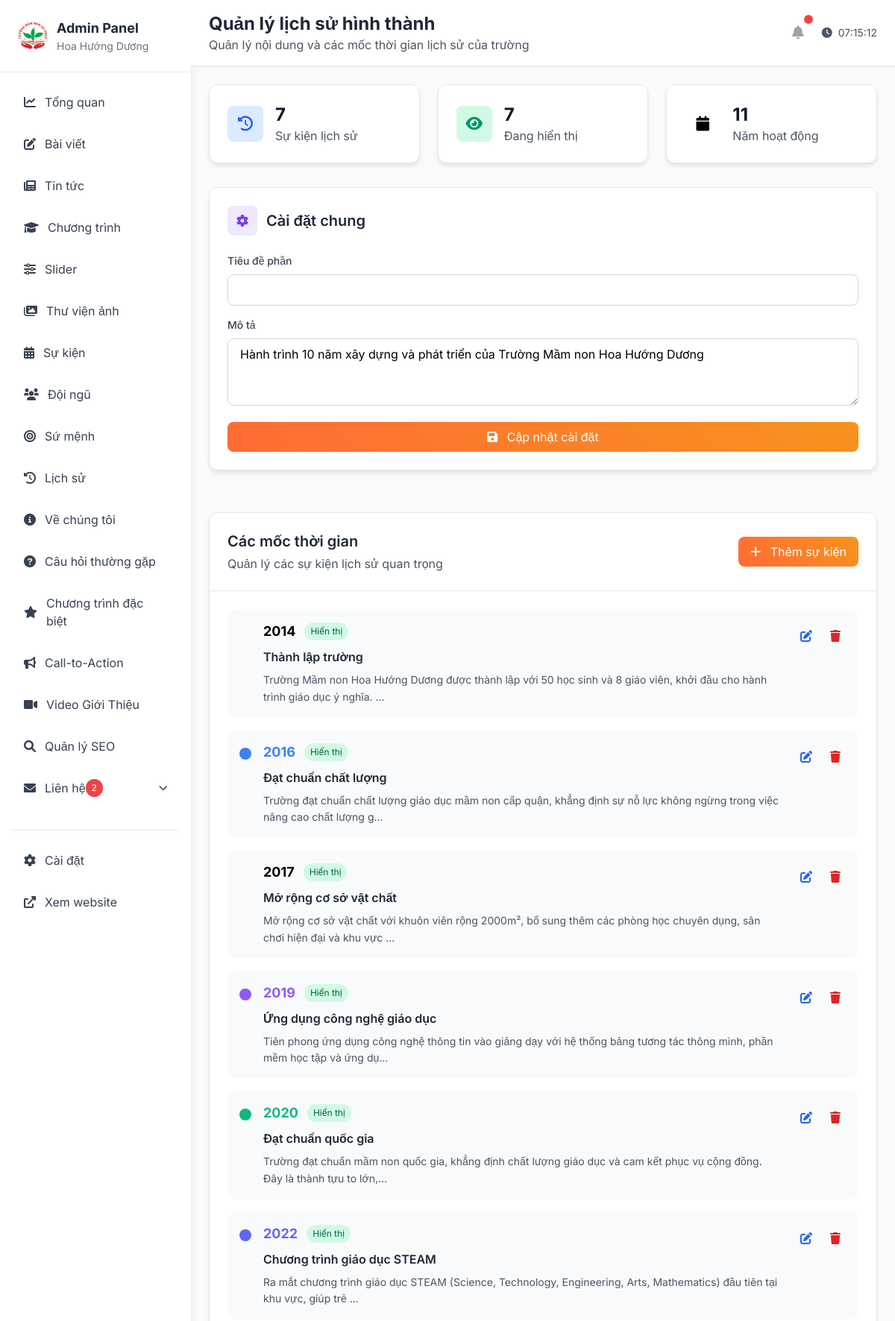
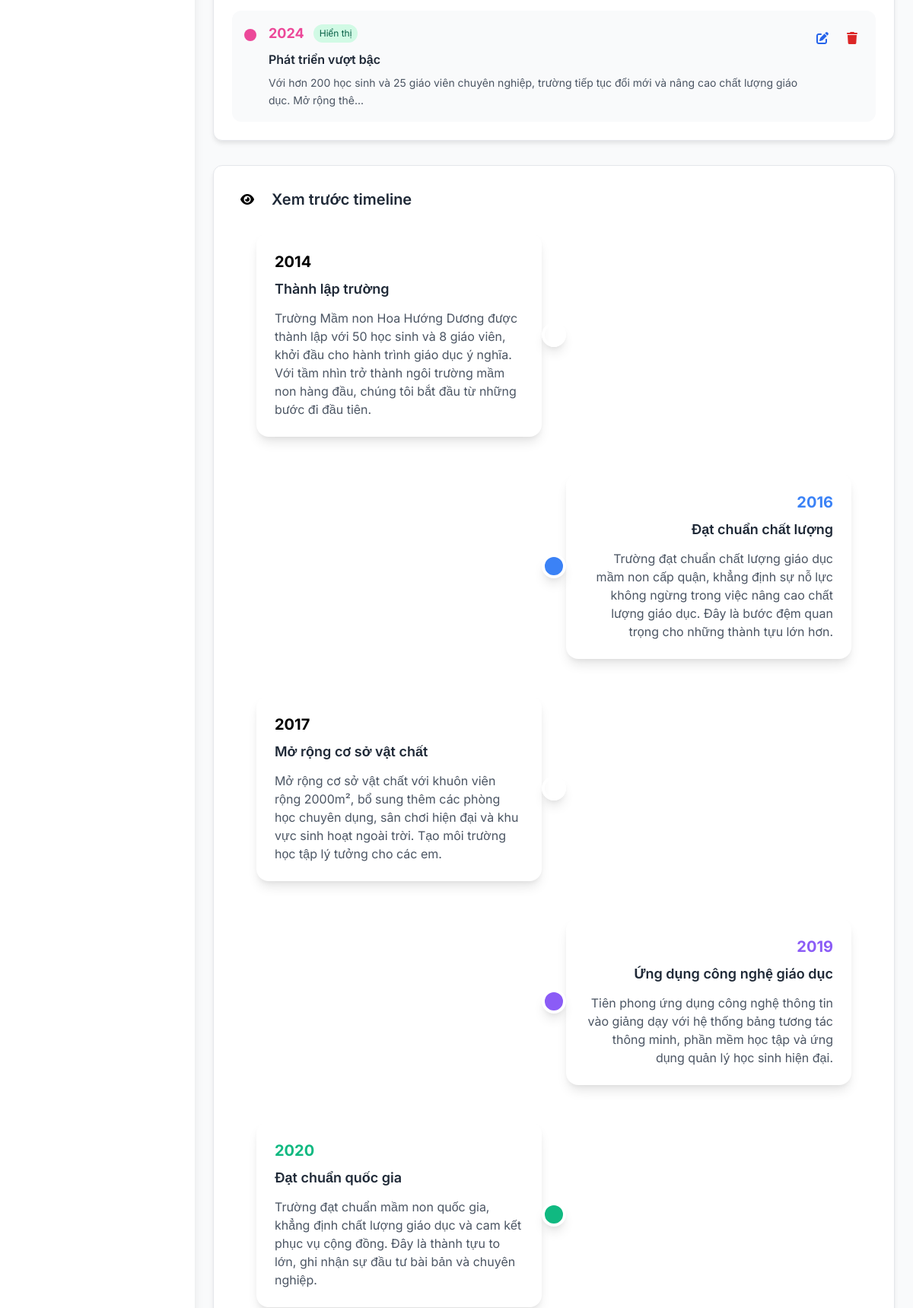
/admin/history (signed in, upper part), run on the app's committed database (2 pictures, top to bottom).
### app.py (models this page shows)
class HistorySection(db.Model):
    id = db.Column(db.Integer, primary_key=True)
    main_title = db.Column(db.String(200), default='Lịch sử hình thành')
    subtitle = db.Column(db.Text, default='Hành trình 10 năm xây dựng và phát triển của Trường Mầm non Hoa Hướng Dương')
    is_active = db.Column(db.Boolean, default=True)
    created_at = db.Column(db.DateTime, default=datetime.utcnow)
    updated_at = db.Column(db.DateTime, default=datetime.utcnow, onupdate=datetime.utcnow)

class HistoryEvent(db.Model):
    id = db.Column(db.Integer, primary_key=True)
    year = db.Column(db.String(10), nullable=False)  # e.g., "2014", "2017"
    title = db.Column(db.String(200), nullable=False)
    description = db.Column(db.Text, nullable=False)
    color = db.Column(db.String(50), default='bg-primary')  # Tailwind color class
    image_path = db.Column(db.String(255))  # Optional image for the event
    order_index = db.Column(db.Integer, default=0)
    is_active = db.Column(db.Boolean, default=True)
    created_at = db.Column(db.DateTime, default=datetime.utcnow)
    updated_at = db.Column(db.DateTime, default=datetime.utcnow, onupdate=datetime.utcnow)

### app.py (the view)
@app.route('/admin/history')
@login_required
def admin_history():
    history_section = HistorySection.query.first()
    history_events = HistoryEvent.query.order_by(HistoryEvent.order_index.asc(), HistoryEvent.year.asc()).all()
    return render_template('admin/history/index.html', history_section=history_section, history_events=history_events)

### app.py (called while the page is built)
@login_manager.user_loader
def load_user(user_id):
    return User.query.get(int(user_id))

@app.context_processor
def inject_unread_contacts():
    try:
        unread_contacts = Contact.query.filter_by(is_read=False).count()
        contact_settings = ContactSettings.query.filter_by(is_active=True).order_by(ContactSettings.order_index.asc()).all()
    except:
        unread_contacts = 0
        contact_settings = []
    return dict(unread_contacts=unread_contacts, global_contact_settings=contact_settings, get_seo_settings=get_seo_settings)

### templates/admin/history/index.html (shortened to what this page needs)
{% extends "admin/base.html" %}
{% block page_title %}Quản lý lịch sử hình thành{% endblock %}
{% block page_description %}Quản lý nội dung và các mốc thời gian lịch sử của trường{% endblock %}
{% block content %}
<div class="max-w-7xl mx-auto">
    <div class="grid grid-cols-1 md:grid-cols-3 gap-6 mb-8">
        <div class="admin-card p-6">
            <div class="flex items-center">
                <div class="w-12 h-12 bg-blue-100 rounded-lg flex items-center justify-center mr-4">
                    <i class="fas fa-history text-blue-600 text-xl"></i>
                </div>
                <div>
                    <h3 class="text-2xl font-bold text-gray-900">{{ history_events|length }}</h3>
                    <p class="text-gray-600">Sự kiện lịch sử</p>
                </div>
            </div>
        </div>
        <div class="admin-card p-6">
            <div class="flex items-center">
                <div class="w-12 h-12 bg-green-100 rounded-lg flex items-center justify-center mr-4">
                    <i class="fas fa-eye text-green-600 text-xl"></i>
                </div>
                <div>
                    <h3 class="text-2xl font-bold text-gray-900">{{ history_events|selectattr('is_active')|list|length }}</h3>
                    <p class="text-gray-600">Đang hiển thị</p>
                </div>
            </div>
        </div>
        <div class="admin-card p-6">
            <div class="flex items-center">
                <div class="w-12 h-12 bg-orange-100 rounded-lg flex items-center justify-center mr-4">
                    <i class="fas fa-calendar text-orange-600 text-xl"></i>
                </div>
                <div>
                    <h3 class="text-2xl font-bold text-gray-900">{{ (history_events|map(attribute='year')|map('int')|max) - (history_events|map(attribute='year')|map('int')|min) + 1 if history_events else 0 }}</h3>
                    <p class="text-gray-600">Năm hoạt động</p>
                </div>
            </div>
        </div>
    </div>
    <div class="grid grid-cols-1 xl:grid-cols-3 gap-8">
        <div class="xl:col-span-1">
            <div class="admin-card p-6 mb-6">
                <div class="flex items-center justify-between mb-6">
                    <div class="flex items-center">
                        <div class="w-10 h-10 bg-purple-100 rounded-lg flex items-center justify-center mr-3">
                            <i class="fas fa-cog text-purple-600"></i>
                        </div>
                        <h2 class="text-xl font-semibold text-gray-800">Cài đặt chung</h2>
                    </div>
                </div>
                <form method="POST" action="{{ url_for('admin_history_section') }}">
                    <div class="space-y-4">
                        <div>
                            <label for="title" class="block text-sm font-medium text-gray-700 mb-2">
                                Tiêu đề phần
                            </label>
                            <input type="text"
                                   id="title"
                                   name="title"
                                   value="{{ history_section.title if history_section else 'Lịch sử hình thành' }}"
                                   class="w-full px-4 py-2 border border-gray-300 rounded-lg focus:ring-2 focus:ring-purple-500 focus:border-purple-500">
                        </div>
                        <div>
                            <label for="subtitle" class="block text-sm font-medium text-gray-700 mb-2">
                                Mô tả
                            </label>
                            <textarea id="subtitle"
                                      name="subtitle"
                                      rows="3"
                                      class="w-full px-4 py-2 border border-gray-300 rounded-lg focus:ring-2 focus:ring-purple-500 focus:border-purple-500">{{ history_section.subtitle if history_section else 'Hành trình 10 năm xây dựng và phát triển của Trường Mầm non Hoa Hướng Dương' }}</textarea>
                        </div>
                        <button type="submit"
                                class="w-full btn-primary px-4 py-2 rounded-lg transition duration-200">
                            <i class="fas fa-save mr-2"></i>
                            Cập nhật cài đặt
                        </button>
                    </div>
                </form>
            </div>
        </div>
        <div class="xl:col-span-2">
            <div class="admin-card">
                <div class="p-6 border-b border-gray-200">
                    <div class="flex items-center justify-between">
                        <div>
                            <h2 class="text-xl font-semibold text-gray-800">Các mốc thời gian</h2>
                            <p class="text-gray-600 mt-1">Quản lý các sự kiện lịch sử quan trọng</p>
                        </div>
                        <a href="{{ url_for('admin_history_event_create') }}"
                           class="btn-primary px-4 py-2 rounded-lg text-white transition duration-200">
                            <i class="fas fa-plus mr-2"></i>
                            Thêm sự kiện
                        </a>
                    </div>
                </div>
                <div class="p-6">
                    {% if history_events %}
                    <div class="space-y-4">
                        {% for event in history_events %}
                        <div class="bg-gray-50 rounded-xl p-4 hover:bg-gray-100 transition duration-200">
                            <div class="flex items-start justify-between">
                                <div class="flex items-start">
                                    <div class="w-4 h-4 {{ event.color }} rounded-full mt-2 mr-4 flex-shrink-0"></div>
                                    <div class="flex-1">
                                        <div class="flex items-center mb-2">
                                            <h3 class="text-lg font-bold {{ event.color.replace('bg-', 'text-') }} mr-3">
                                                {{ event.year }}
                                            </h3>
                                            <span class="px-2 py-1 text-xs rounded-full {{ 'bg-green-100 text-green-800' if event.is_active else 'bg-gray-100 text-gray-600' }}">
                                                {{ 'Hiển thị' if event.is_active else 'Ẩn' }}
                                            </span>
                                        </div>
                                        <h4 class="text-md font-semibold text-gray-800 mb-2">{{ event.title }}</h4>
                                        <p class="text-gray-600 text-sm leading-relaxed">{{ event.description[:120] }}{% if event.description|length > 120 %}...{% endif %}</p>
                                    </div>
                                </div>
                                <div class="flex items-center space-x-2 ml-4">
                                    <a href="{{ url_for('admin_history_event_edit', id=event.id) }}"
                                       class="p-2 text-blue-600 hover:bg-blue-100 rounded-lg transition duration-200">
                                        <i class="fas fa-edit"></i>
                                    </a>
                                    <form method="POST" action="{{ url_for('admin_history_event_delete', id=event.id) }}" class="inline">
                                        <button type="submit"
                                                class="delete-btn p-2 text-red-600 hover:bg-red-100 rounded-lg transition duration-200">
                                            <i class="fas fa-trash"></i>
                                        </button>
                                    </form>
                                </div>
                            </div>
                        </div>
                        {% endfor %}
                    </div>
                    {% endif %}
                </div>
            </div>
        </div>
    </div>
    {% if history_events %}
    <div class="admin-card mt-8 p-6">
        <div class="flex items-center mb-6">
            <div class="w-10 h-10 bg-orange-100 rounded-lg flex items-center justify-center mr-3">
                <i class="fas fa-eye text-orange-600"></i>
            </div>
            <h2 class="text-xl font-semibold text-gray-800">Xem trước timeline</h2>
        </div>
        <div class="relative max-w-4xl mx-auto">
            <div class="absolute left-1/2 transform -translate-x-1/2 h-full w-1 bg-primary"></div>
            <div class="space-y-12">
                {% for event in history_events if event.is_active %}
                <div class="flex items-center {{ 'flex-row-reverse' if loop.index0 % 2 == 1 }}">
                    <div class="w-1/2 {{ 'pl-8' if loop.index0 % 2 == 0 else 'pr-8 text-right' }}">
                        <div class="bg-white p-6 rounded-2xl shadow-lg">
                            <h3 class="text-xl font-bold {{ event.color.replace('bg-', 'text-') }} mb-2">{{ event.year }}</h3>
                            <h4 class="text-lg font-semibold text-gray-800 mb-3">{{ event.title }}</h4>
                            <p class="text-gray-600">{{ event.description }}</p>
                        </div>
                    </div>
                    <div class="w-8 h-8 {{ event.color }} rounded-full border-4 border-white shadow-lg relative z-10"></div>
                </div>
                {% endfor %}
            </div>
        </div>
    </div>
    {% endif %}
</div>
{% endblock %}

### templates/admin/base.html (style rules this page uses)
body { font-family: 'Inter', sans-serif; }
.admin-card { background: white; border-radius: 12px; box-shadow: 0 4px 6px -1px rgba(0, 0, 0, 0.1); border: 1px solid #e5e7eb; }
.btn-primary { background: linear-gradient(45deg, #ff6b35, #f7931e); border: none; color: white; }

### data on the page
HistorySection: subtitle "Hành trình 10 năm xây dựng và phát triển của Trường Mầm non Hoa Hướng Dương"
HistoryEvent: year "2014", is_active "Hiển thị", title "Thành lập trường", description "Trường Mầm non Hoa Hướng Dương được thành lập với 50 học sinh và 8 giáo viên, khởi đầu cho hành trình giáo dục ý nghĩa.", description "Trường Mầm non Hoa Hướng Dương được thành lập với 50 học sinh và 8 giáo viên, khởi đầu cho hành trình giáo dục ý nghĩa. Với tầm nhìn trở thành ngôi trường mầm non hàng đầu, chúng tôi bắt đầu từ những bước đi đầu tiên."
HistoryEvent: year "2016", is_active "Hiển thị", title "Đạt chuẩn chất lượng", description "Trường đạt chuẩn chất lượng giáo dục mầm non cấp quận, khẳng định sự nỗ lực không ngừng trong việc nâng cao chất lượng g", description "Trường đạt chuẩn chất lượng giáo dục mầm non cấp quận, khẳng định sự nỗ lực không ngừng trong việc nâng cao chất lượng giáo dục. Đây là bước đệm quan trọng cho những thành tựu lớn hơn."
HistoryEvent: year "2017", is_active "Hiển thị", title "Mở rộng cơ sở vật chất", description "Mở rộng cơ sở vật chất với khuôn viên rộng 2000m², bổ sung thêm các phòng học chuyên dụng, sân chơi hiện đại và khu vực", description "Mở rộng cơ sở vật chất với khuôn viên rộng 2000m², bổ sung thêm các phòng học chuyên dụng, sân chơi hiện đại và khu vực sinh hoạt ngoài trời. Tạo môi trường học tập lý tưởng cho các em."
HistoryEvent: year "2019", is_active "Hiển thị", title "Ứng dụng công nghệ giáo dục", description "Tiên phong ứng dụng công nghệ thông tin vào giảng dạy với hệ thống bảng tương tác thông minh, phần mềm học tập và ứng dụ", description "Tiên phong ứng dụng công nghệ thông tin vào giảng dạy với hệ thống bảng tương tác thông minh, phần mềm học tập và ứng dụng quản lý học sinh hiện đại."
HistoryEvent: year "2020", is_active "Hiển thị", title "Đạt chuẩn quốc gia", description "Trường đạt chuẩn mầm non quốc gia, khẳng định chất lượng giáo dục và cam kết phục vụ cộng đồng. Đây là thành tựu to lớn,", description "Trường đạt chuẩn mầm non quốc gia, khẳng định chất lượng giáo dục và cam kết phục vụ cộng đồng. Đây là thành tựu to lớn, ghi nhận sự đầu tư bài bản và chuyên nghiệp."
HistoryEvent: year "2022", is_active "Hiển thị", title "Chương trình giáo dục STEAM", description "Ra mắt chương trình giáo dục STEAM (Science, Technology, Engineering, Arts, Mathematics) đầu tiên tại khu vực, giúp trẻ"
HistoryEvent: year "2024", is_active "Hiển thị", title "Phát triển vượt bậc", description "Với hơn 200 học sinh và 25 giáo viên chuyên nghiệp, trường tiếp tục đổi mới và nâng cao chất lượng giáo dục. Mở rộng thê"

### other printed values
{{ unread_contacts }} "2"
{{ history_events|length }} "7"
{{ history_events|selectattr('is_active')|list|length }} "7"
